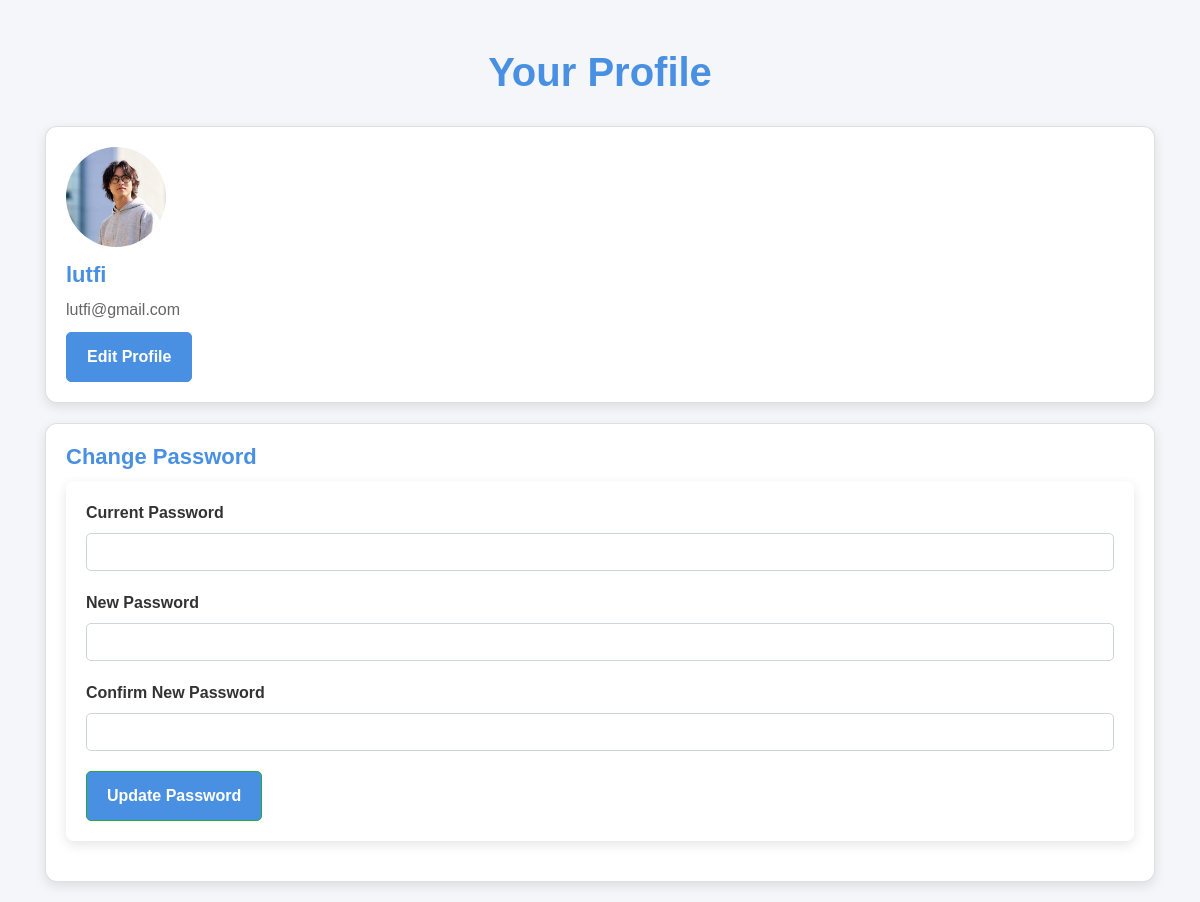
The app's page /profile.php (signed in) with its own data.
### tables this page shows
CREATE TABLE `users` (
  `id` int(11) NOT NULL,
  `name` varchar(100) NOT NULL,
  `email` varchar(100) NOT NULL,
  `password` varchar(255) NOT NULL,
  `profile_photo` varchar(255) DEFAULT NULL,
  `reset_token` varchar(255) DEFAULT NULL,
  `reset_token_expiry` datetime DEFAULT NULL,
  `created_at` timestamp NOT NULL DEFAULT current_timestamp()
);

### profile.php (the view, shortened to what this page needs)
<?php
include 'db.php';
$user_id = $_SESSION['user_id'];
$stmt = $koneksi->prepare("SELECT name, email, profile_photo FROM users WHERE id = ?");
$stmt->execute([$user_id]);
$user = $stmt->fetch(PDO::FETCH_ASSOC);
?>
<!DOCTYPE html>
<html lang="en">
<head>
    <link rel="stylesheet" href="https://stackpath.bootstrapcdn.com/bootstrap/4.3.1/css/bootstrap.min.css">
    <link rel="stylesheet" href="styles.css">
</head>
<body>
<div class="container mt-5">
    <h1 class="text-center">Your Profile</h1>
    <div class="card">
        <div class="card-body">
            <img src="uploads/<?= htmlspecialchars($user['profile_photo']) ?>" alt="Profile Photo" class="profile-photo">
            <h5 class="card-title"><?= htmlspecialchars($user['name']) ?></h5>
            <p class="card-text"><?= htmlspecialchars($user['email']) ?></p>
            <a href="edit_profile.php" class="btn btn-primary">Edit Profile</a>
        </div>
    </div>
    <div class="card mt-3">
        <div class="card-body">
            <h5 class="card-title">Change Password</h5>
            <form method="POST" action="">
                <div class="form-group">
                    <label for="current_password">Current Password</label>
                    <input type="password" name="current_password" class="form-control" id="current_password" required>
                </div>
                <div class="form-group">
                    <label for="new_password">New Password</label>
                    <input type="password" name="new_password" class="form-control" id="new_password" required>
                </div>
                <div class="form-group">
                    <label for="confirm_new_password">Confirm New Password</label>
                    <input type="password" name="confirm_new_password" class="form-control" id="confirm_new_password" required>
                </div>
                <button type="submit" class="btn btn-success">Update Password</button>
            </form>
        </div>
    </div>
</div>
</body>
</html>

### styles.css (style rules this page uses)
body { font-family: 'Poppins', sans-serif; background-color: #f4f6f9; color: #333; margin: 0; padding: 0; }
h1 { color: #333; font-size: 32px; font-weight: 600; text-align: center; margin: 20px 0; }
.btn-primary, .btn-custom { background-color: #4a90e2; border-color: #4a90e2; color: #fff; border-radius: 5px; transition: all 0.3s ease; }
form { background-color: #fff; padding: 20px; box-shadow: 0 4px 12px rgba(0, 0, 0, 0.1); border-radius: 8px; margin-bottom: 20px; }
.form-group label { color: #333; font-weight: 600; }
.form-control { border-radius: 5px; padding: 10px; font-size: 16px; }
.form-group { margin-bottom: 20px; }
.profile-photo { width: 100px; height: 100px; border-radius: 50%; object-fit: cover; margin-bottom: 15px; }
.card { background-color: #fff; border-radius: 12px; margin-bottom: 20px; box-shadow: 0 4px 12px rgba(0, 0, 0, 0.1); overflow: hidden; transition: transform 0.3s; }
.card-body { padding: 20px; }
.card-title { font-size: 22px; font-weight: bold; color: #4a90e2; margin-bottom: 10px; }
.card-text { font-size: 16px; color: #666; margin-bottom: 10px; }
.card .btn { background-color: #4a90e2; color: white; padding: 12px 20px; text-decoration: none; border-radius: 5px; font-weight: 600; transition: background-color 0.3s; }
.form-group label { font-weight: 600; color: #333; }
.btn-primary { background-color: #4a90e2; border-color: #4a90e2; color: white; transition: background-color 0.3s ease; }
h1.text-center { font-size: 2.5rem; color: #4a90e2; margin-bottom: 30px; }

### records on screen
users: profile_photo (picture), name "lutfi", email "lutfi@gmail.com"
